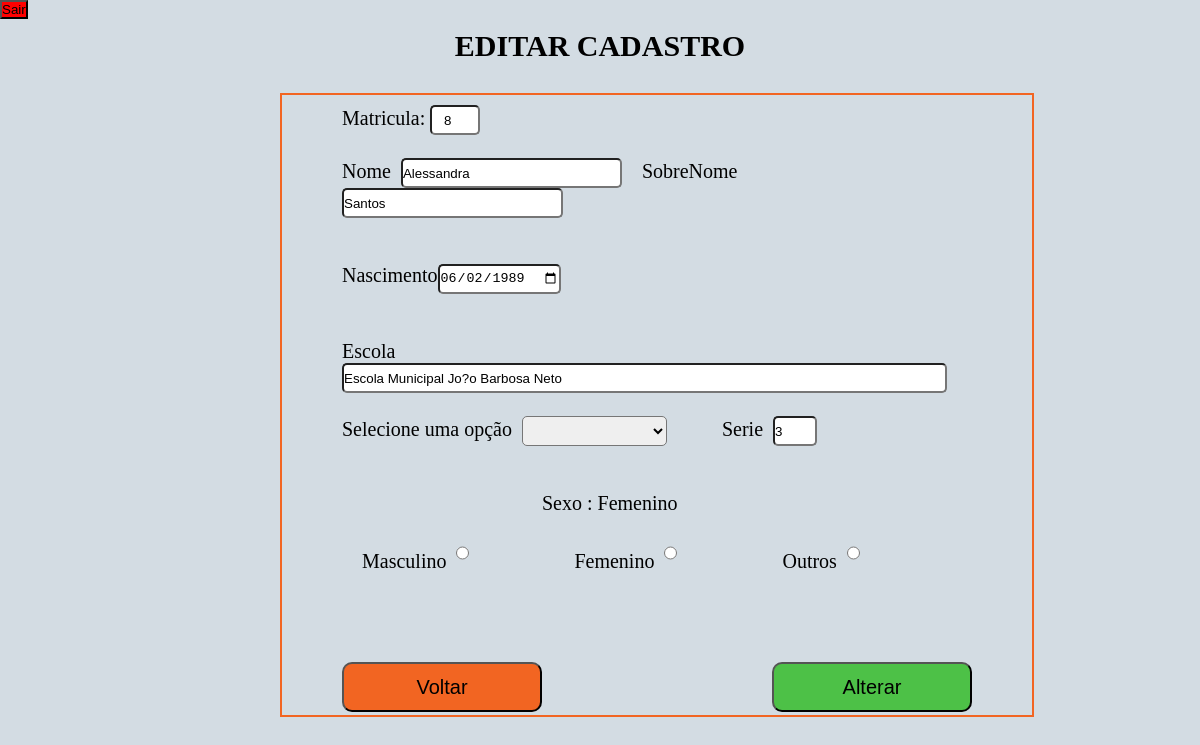
Screenshot of /edita.php?id=8 (signed in) with the database file from the repository.
### tables this page shows
CREATE TABLE IF NOT EXISTS `tb_alunos` (
  `id` int NOT NULL AUTO_INCREMENT,
  `nome` varchar(50) NOT NULL,
  `sobrenome` varchar(50) NOT NULL,
  `nascimento` varchar(12) NOT NULL,
  `serie` int NOT NULL,
  `nivel` varchar(15) NOT NULL,
  `escola` varchar(40) NOT NULL,
  `sexo` varchar(15) NOT NULL,
  `senha` varchar(4) NOT NULL,
  `imagem` varchar(200) NOT NULL,
  `data` datetime NOT NULL,
  PRIMARY KEY (`id`)
);

### edita.php (the view, shortened to what this page needs)
<?php
	include("conecta.php");
	$ra = $_GET['id'];
	$resultado_dados = " SELECT * FROM tb_alunos WHERE  id= $ra";
	$resultado_bd = mysqli_query($con, $resultado_dados);
	$row_dados = mysqli_fetch_assoc($resultado_bd);
 ?>
<html lang="pt-br">
<head>
	<link rel="stylesheet" type="text/css" href="estilo.css">
</head>
<body>
	<a href="http://localhost/projeto-luby/login.php"><button class="btn_sair">Sair</button></a>
	<section class="section">
		<h1>EDITAR  CADASTRO</h1>
		<div class="formulario-editar-produto">
			<form class="form-editar-produto" action="update.php" method="POST">
				<label for="txtNome">Matricula:</label>
				<input type="number" name="ra" class="ra" value="<?php echo $row_dados['id'];?>" readonly ><br><br>
				<label for="txtNome">Nome</label>&nbsp;&nbsp;<input type="text" name="Nome" id="txtNome" maxlength="50" size="25" required value="<?php echo $row_dados['nome']; ?>">
				<label for="txtNome">SobreNome </label>&nbsp;&nbsp;<input type="text" name="SobreNome" id="txtSobreNome" maxlength="50" size="25" required value="<?php echo $row_dados['sobrenome']; ?>">
				<br><br><br>
				<label for="txtNasc">Nascimento</label><input type="Date" name="Nasc" id="txtNasc" maxlength="50" value="<?php echo $row_dados['nascimento']; ?>" required ><br><br><br>
				<label for="txtEscola">Escola</label>&nbsp;&nbsp;<input type="text" name="Escola" id="txtEscola" size="73" required value="<?php echo $row_dados['escola']; ?>"><br><br>
				<label>Selecione uma opção</label>&nbsp;
				<select name="Nivel" id="txtNivel">
					<option value="<?php echo $row_dados['nivel'];?>"></option>
					<option value="Ensino Fundamental">Ensino Fundamental</option>
				</select>
				<label for="txtSerie">
				Serie</label> &nbsp;<input type="number" name="Seri" id="txtSerie" maxlength="50" required max="8" min="0" value="<?php echo $row_dados['serie']; ?>">
				<br><br><br>
				<label id="sexo" class="editar-sexo">Sexo :&nbsp;<?php echo $row_dados['sexo']; ?></label><br><br>
				<label>Masculino</label>&nbsp; <input type="radio" name="Sexo" id="masc" value="Masculino" onclick="masculino()" >
				<label>Femenino</label>&nbsp;&nbsp;<input type="radio" name="Sexo" id="fem" value="Femenino" onclick="femenino()">
				<label>Outros</label>&nbsp;&nbsp;<input type="radio" name="Sexo" id="Outro" value="Outros" onclick="outros()" ><br><br><br><br>
				<input class="btn-salva-editar" type="submit" value="Alterar">
			</form>
			<a href="http://localhost/projeto-luby/lista.php"><button class="btn-volta-editar">Voltar</button></a>
		</div>
	</section>
</body>
</html>

### estilo.css (style rules this page uses)
* { margin: 0px; padding: 0px; }
body { background-color: #D3DCE3 ; }
.ra { text-align: center; width: 50px; }
.editar-sexo { position: relative; left: 200px; }
select,input { border-radius: 5px; height: 30px; }
.section { margin-top: 60px; }
.btn_sair { background-color: red; }
.formulario-editar-produto { width: 630px; height:550px; position: relative; left: 280px; padding: 10px 60px 60px 60px; margin-top: 30px; border: 2px solid #F26522; font-size: 20px; }
.btn-salva-editar { background-color: #4DC147; font-size: 20px; border-radius: 10px; margin-top: 20px; width: 200px; height: 50px; float: right; }
.btn-volta-editar { background-color: #F26522; font-size: 20px; border-radius: 10px; margin-top: 20px; width: 200px; height: 50px; }
h1 { font-size: 30px; margin-top: -50px; text-align: center; }

### rows the page displays
tb_alunos: ra "8", Nome "Alessandra", SobreNome "Santos", Nasc "06/02/1989", Escola "Escola Municipal Jo?o Barbosa Neto", Seri "3", sexo "Femenino"
